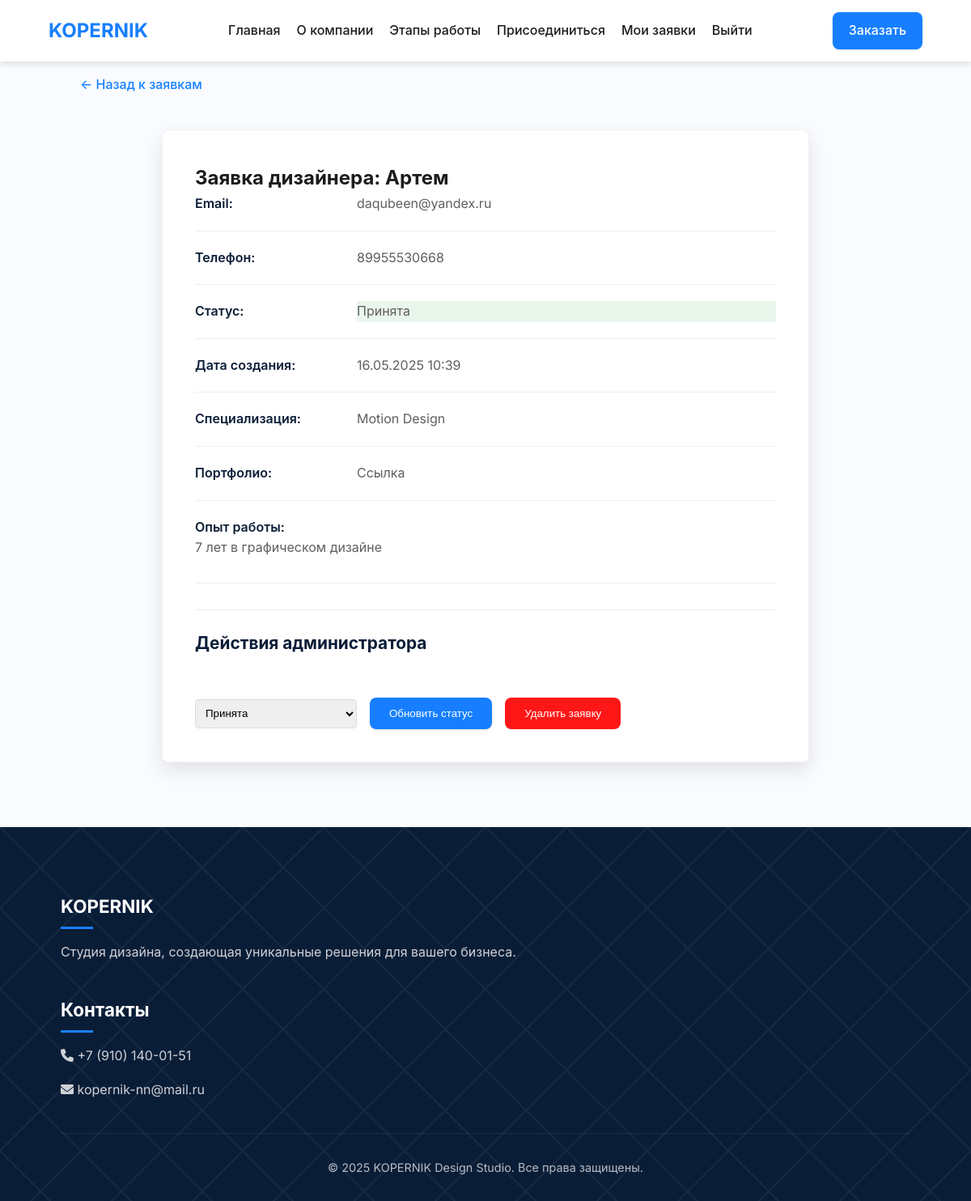
Page /applications/designer/12/ (signed in) on the committed database.
### design_studio/models.py (models this page shows, shortened)
class DesignerApplication(models.Model):
    STATUS_CHOICES = [
        ('pending', 'На рассмотрении'),
        ('accepted', 'Принята'),
        ('rejected', 'Отклонена'),
    ]
    name = models.CharField(max_length=100, verbose_name='Имя')
    email = models.EmailField(verbose_name='Email')
    phone = models.CharField(max_length=20, verbose_name='Телефон')
    portfolio_link = models.URLField(verbose_name='Ссылка на портфолио')
    experience = models.TextField(verbose_name='Опыт работы')
    specialization = models.CharField(max_length=100, verbose_name='Специализация')
    created_at = models.DateTimeField(auto_now_add=True, verbose_name='Дата создания')
    status = models.CharField(max_length=20, choices=STATUS_CHOICES, default='pending', verbose_name='Статус')
    user = models.ForeignKey(User, on_delete=models.CASCADE, null=True, blank=True, verbose_name='Пользователь')
    class Meta:
        verbose_name = 'Заявка дизайнера'
        verbose_name_plural = 'Заявки дизайнеров'
        ordering = ['-created_at']

### design_studio/views.py (the view, shortened to what this page needs)
# urls.py: path('applications/designer/<int:pk>/', views.designer_application_detail, name='designer_application_detail'),
@login_required
def designer_application_detail(request, pk):
    application = get_object_or_404(DesignerApplication, pk=pk)
    if not request.user.is_superuser and application.user != request.user:
        return redirect('applications')
    return render(request, 'design_studio/designer_application_detail.html', {'application': application})

### templates/design_studio/designer_application_detail.html (shortened to what this page needs)
{% extends 'design_studio/base.html' %}
{% block content %}
<section class="request-detail">
    <div class="container">
        <a href="{% url 'applications' %}" class="btn btn-back">← Назад к заявкам</a>
        <div class="request-card detailed">
            <h2>Заявка дизайнера: {{ application.name }}</h2>
            <div class="request-info">
                <div class="info-row">
                    <span class="info-label">Email:</span>
                    <span class="info-value">{{ application.email }}</span>
                </div>
                <div class="info-row">
                    <span class="info-label">Телефон:</span>
                    <span class="info-value">{{ application.phone }}</span>
                </div>
                <div class="info-row">
                    <span class="info-label">Статус:</span>
                    <span class="info-value status-{{ application.status }}">
                        {{ application.get_status_display }}
                    </span>
                </div>
                <div class="info-row">
                    <span class="info-label">Дата создания:</span>
                    <span class="info-value">{{ application.created_at|date:"d.m.Y H:i" }}</span>
                </div>
                <div class="info-row">
                    <span class="info-label">Специализация:</span>
                    <span class="info-value">{{ application.specialization }}</span>
                </div>
                <div class="info-row">
                    <span class="info-label">Портфолио:</span>
                    <a href="{{ application.portfolio_link }}" target="_blank" class="info-value">Ссылка</a>
                </div>
                <div class="info-row full-width">
                    <span class="info-label">Опыт работы:</span>
                    <p class="info-value">{{ application.experience }}</p>
                </div>
            </div>
            {% if user.is_superuser %}
            <div class="admin-actions">
                <h3>Действия администратора</h3>
                <form method="post" class="status-form">
                    <select name="status" class="status-select">
                        {% for value, label in application.STATUS_CHOICES %}
                        <option value="{{ value }}" {% if value == application.status %}selected{% endif %}>
                            {{ label }}
                        </option>
                        {% endfor %}
                    </select>
                    <button type="submit" name="action" value="update_status" class="btn btn-primary">Обновить статус</button>
                    <button type="submit" name="action" value="delete" class="btn btn-danger">Удалить заявку</button>
                </form>
            </div>
            {% endif %}
        </div>
    </div>
</section>
{% endblock %}

### design_studio/static/css/style.css (style rules this page uses)
:root { --primary-color: #177fff; --secondary-color: #3c93ff; --background-color: #f9fbff; --text-color: #1c1c1c; --light-text: #5f5f5f; --white: #ffffff; --dark-bg: #0a1d37; --shadow-sm: 0 1px 3px rgba(0, 0, 0, 0.12); --shadow-md: 0 4px 6px rgba(0, 0, 0, 0.1); --shadow-lg: 0 10px 25px rgba(0, 0, 0, 0.1); --transition: all 0.3s cubic-bezier(0.25, 0.8, 0.25, 1); --border-radius: 8px; }
* { margin: 0; padding: 0; box-sizing: border-box; }
body { font-family: 'Inter', -apple-system, BlinkMacSystemFont, sans-serif; background-color: var(--background-color); color: var(--text-color); line-height: 1.6; -webkit-font-smoothing: antialiased; -moz-osx-font-smoothing: grayscale; }
a { text-decoration: none; color: inherit; transition: var(--transition); }
.container { width: 90%; max-width: 1200px; margin: 0 auto; padding: 0 15px; }
.btn { display: inline-flex; align-items: center; justify-content: center; padding: 12px 24px; border-radius: var(--border-radius); font-weight: 500; transition: var(--transition); text-align: center; cursor: pointer; border: none; position: relative; overflow: hidden; }
.btn::after { content: ''; position: absolute; top: 50%; left: 50%; width: 5px; height: 5px; background: rgba(255, 255, 255, 0.5); opacity: 0; border-radius: 100%; transform: scale(1, 1) translate(-50%); transform-origin: 50% 50%; }
.btn-primary { background-color: var(--primary-color); color: var(--white); box-shadow: var(--shadow-sm); }
form input, form textarea, form select { width: 100%; padding: 12px 15px; border: 1px solid #ddd; border-radius: var(--border-radius); font-family: 'Inter', sans-serif; transition: var(--transition); }
.request-card { background-color: var(--white); padding: 25px; border-radius: var(--border-radius); box-shadow: var(--shadow-sm); transition: var(--transition); border: 1px solid rgba(0, 0, 0, 0.05); }
.request-card h3 { font-size: 1.3rem; margin-bottom: 15px; color: var(--dark-bg); }
.request-card p { margin-bottom: 10px; display: flex; }
.status-completed, .status-accepted { background-color: rgba(40, 167, 69, 0.1); color: #28a745; }
.request-detail { padding: 80px 0; }
.btn-back { display: inline-flex; align-items: center; gap: 5px; margin-bottom: 30px; color: var(--primary-color); font-weight: 500; transition: var(--transition); }
.request-card.detailed { max-width: 800px; margin: 0 auto; padding: 40px; box-shadow: var(--shadow-lg); }
.info-row { display: flex; margin-bottom: 20px; padding-bottom: 20px; border-bottom: 1px solid #eee; }
.info-row.full-width { display: block; }
.info-label { font-weight: 600; width: 200px; color: var(--dark-bg); }
.info-value { flex: 1; color: var(--light-text); }
.admin-actions { margin-top: 40px; padding-top: 30px; border-top: 2px solid #eee; }
.status-form { display: flex; gap: 15px; margin-top: 20px; align-items: center; }
.status-select { padding: 10px 15px; border: 1px solid #ddd; border-radius: var(--border-radius); font-family: 'Inter', sans-serif; flex: 1; max-width: 300px; }
.admin-actions { margin-top: 2rem; padding-top: 1.5rem; border-top: 1px solid #eee; }
.status-form { display: flex; gap: 1rem; align-items: center; }
.status-select { padding: 0.5rem; border-radius: 4px; border: 1px solid #ddd; min-width: 200px; }
.btn-danger { display: inline-flex; align-items: center; justify-content: center; padding: 12px 24px; border-radius: var(--border-radius); background-color: #ff1717; color: white; font-weight: 500; transition: var(--transition); text-align: center; cursor: pointer; border: none; position: relative; overflow: hidden; }
.admin-actions { margin-top: 2rem; padding-top: 1.5rem; border-top: 1px solid #eee; display: flex; flex-wrap: wrap; gap: 1rem; position: static; }

### rows in the picture
DesignerApplication: name "Артем", email "daqubeen@yandex.ru", phone "89955530668", status "Принята", created_at "16.05.2025 10:39", specialization "Motion Design", experience "7 лет в графическом дизайне"
